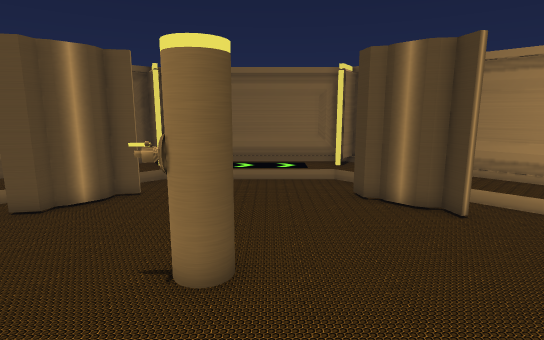
[1] (above)

13 first-person views from a walk through a Unity game level. The camera is 1.4 m above the floor, tilts 10° down and sees 80° across. The floor is counted in squares, 0.5 m on a side. Each view is taken from the middle of a square. On the plan, view 1 faces up. The plan holds only what a view shows up to about 20 squares ahead; the rest is blank. The place goes on beyond the plan.

[2]
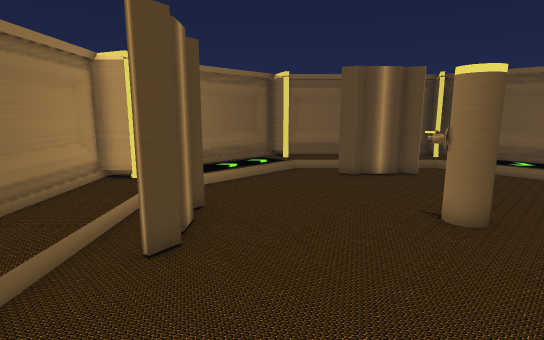

[3]
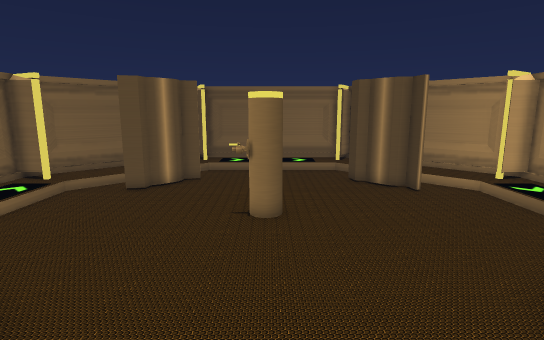

[4]
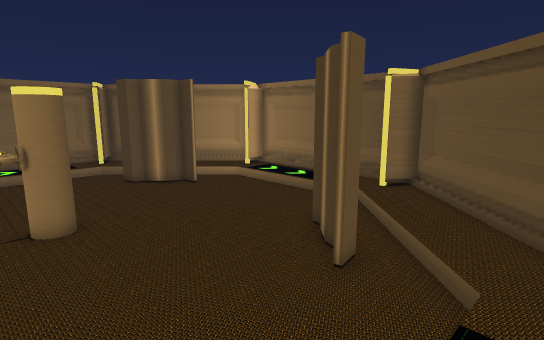

[5]
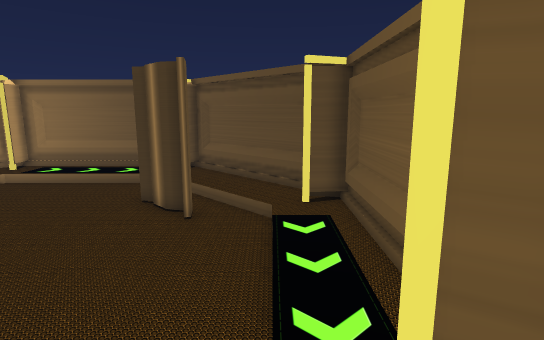

[6]
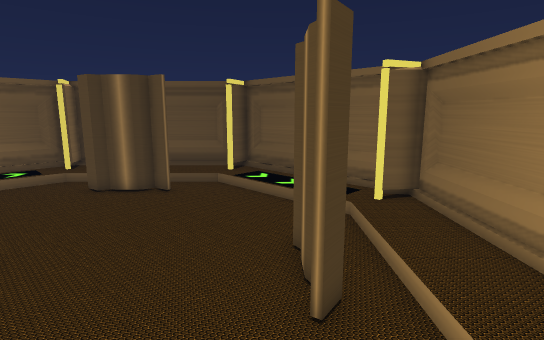

[7]
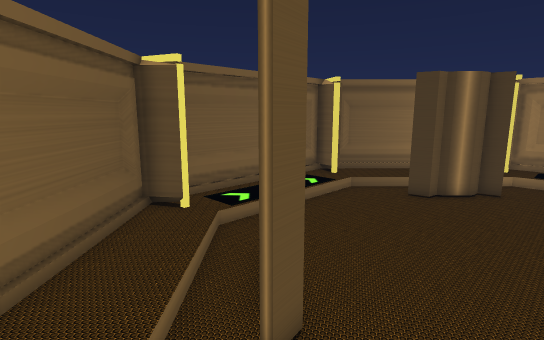

[8]
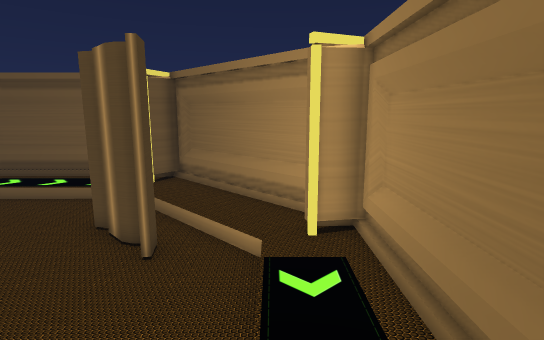

[9]
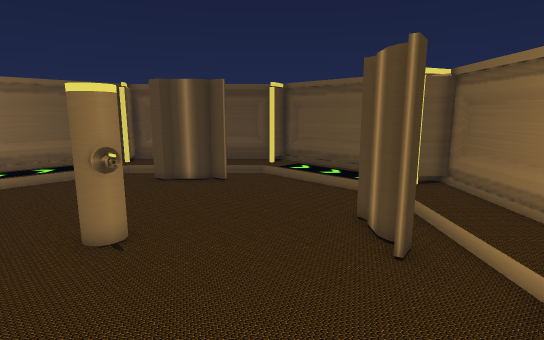

[10]
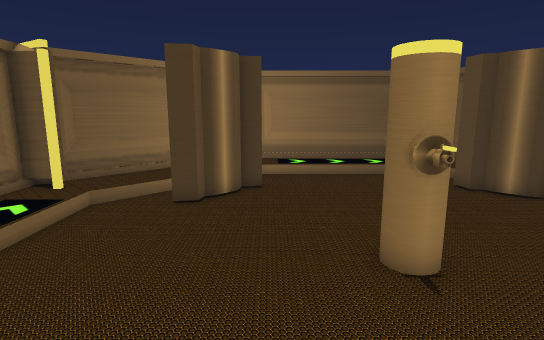

[11]
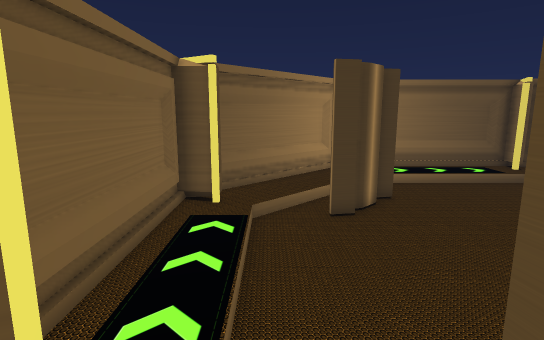

[12]
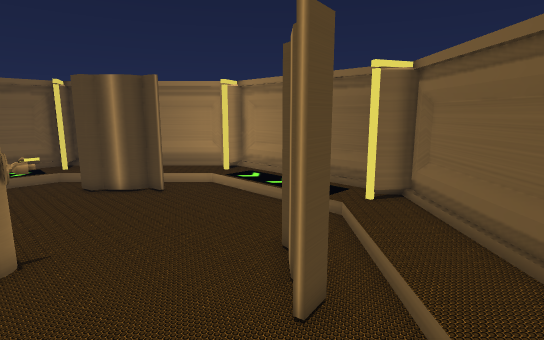

[13]
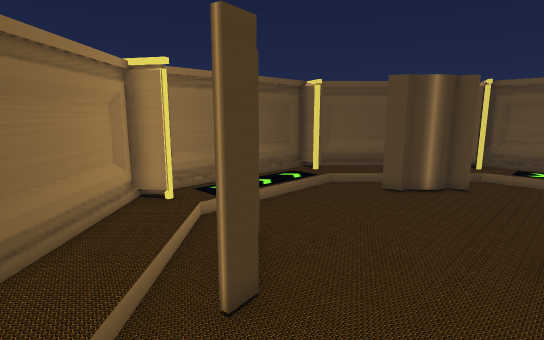

### Floor plan
Key: @ floor where view 1 was taken; # wall or solid block; . main floor; : floor 0.25 m higher than the main floor; / step, stairs or slope; O other object.
Columns run from 12 left of view 1 to 10 right of it. Each row starts with its distance up from view 1.
 16       ###########
 15      ###:::::::###
 14     ##:::::::::::##
 13    ##::/......./::##
 12   ##::/........./::##
 11  ##::/.O.......O./::##
 10 ##::/.OO.......OO./::##
  9 ##:/.OO.........OO./:##
  8 #:/..............O../:#
  7 #:/................./:#
  6 #:/........O......../:#
  5 #:/.......#O......../:#
  4 #:/................./:#
  3 #:/................./:#
  2 #:/................./:#
  1 ##/..O...........O../##
  0 ##:/.OO.....@...OO./:##
 -1  #::/.OO.......OO./::#
 -2  ##::/.........../::##
 -3   ##::/........./::##
 -4    ##:://///////::##
 -5     ##:#:::::::#:##
 -6      #############

Positions as (right, up) in squares from view 1, and headings:
1: (0, 0), facing up
2: (1, -4), facing up-left
3: (-1, -5), facing up
4: (-3, -5), facing up-right
5: (-7, -4), facing right
6: (-10, 5), facing down-right
7: (-10, 6), facing up-right
8: (-10, 8), facing down
9: (-10, 8), facing down-right
10: (-7, 8), facing right
11: (-7, 13), facing right
12: (-1, 14), facing down-left
13: (-1, 14), facing down-right
